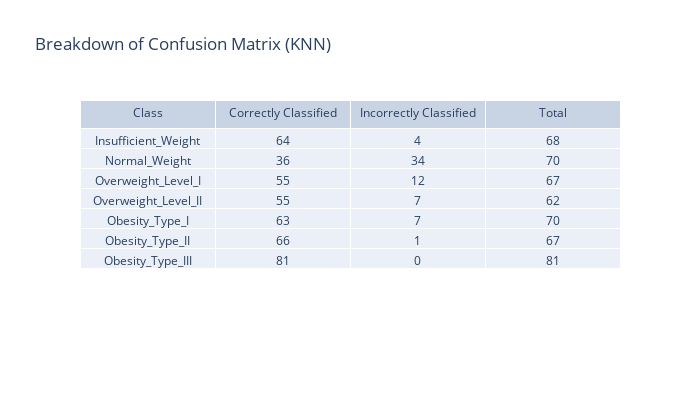

Notebook cell for this chart:
### Markdown cell above
#### Evaluation

### Code cell
cv_score = np.array(cross_val_score(knn, X_train,y_train, cv=10)).mean()
cf_matrix = confusion_matrix(y_test,ypred)
metrics = precision_recall_fscore_support(y_test,ypred,average="weighted")
precision,recall,f1=metrics[0],metrics[1],metrics[2]
accuracy= accuracy_score(y_test,ypred)

print("Cross Validation Score: {0}\nPrecision Score: {1}\nRecall Score: {2}\nF1 score: {3}\nAccuracy: {4}".format(cv_score,precision,recall,f1,accuracy))

print("\nConfusion Matrix \n----------------")
sns.heatmap(pd.DataFrame(cf_matrix, labels, labels), annot=True, annot_kws={"size": 14},cmap = 'coolwarm') # font size
plt.title("Confusion Matrix (KNN)",loc='left', fontweight='bold',  style='italic')
plt.show()

interpret_confusion_matrix(cf_matrix,"Breakdown of Confusion Matrix (KNN)", labels)

### Figure 1 — Plotly figure (JSON) as saved in the notebook; plotly's stock layout.template omitted (floating-point values rounded to 4 significant figures)
{"data": [{"cells": {"values": [["Insufficient_Weight", "Normal_Weight", "Overweight_Level_I", "Overweight_Level_II", "Obesity_Type_I", "Obesity_Type_II", "Obesity_Type_III"], [64, 36, 55, 55, 63, 66, 81], [4, 34, 12, 7, 7, 1, 0], [68, 70, 67, 62, 70, 67, 81]]}, "columnwidth": 5, "header": {"values": ["Class", "Correctly Classified", "Incorrectly Classified", "Total"]}, "type": "table"}], "layout": {"height": 400, "title": {"text": "Breakdown of Confusion Matrix (KNN)"}, "width": 700}}
